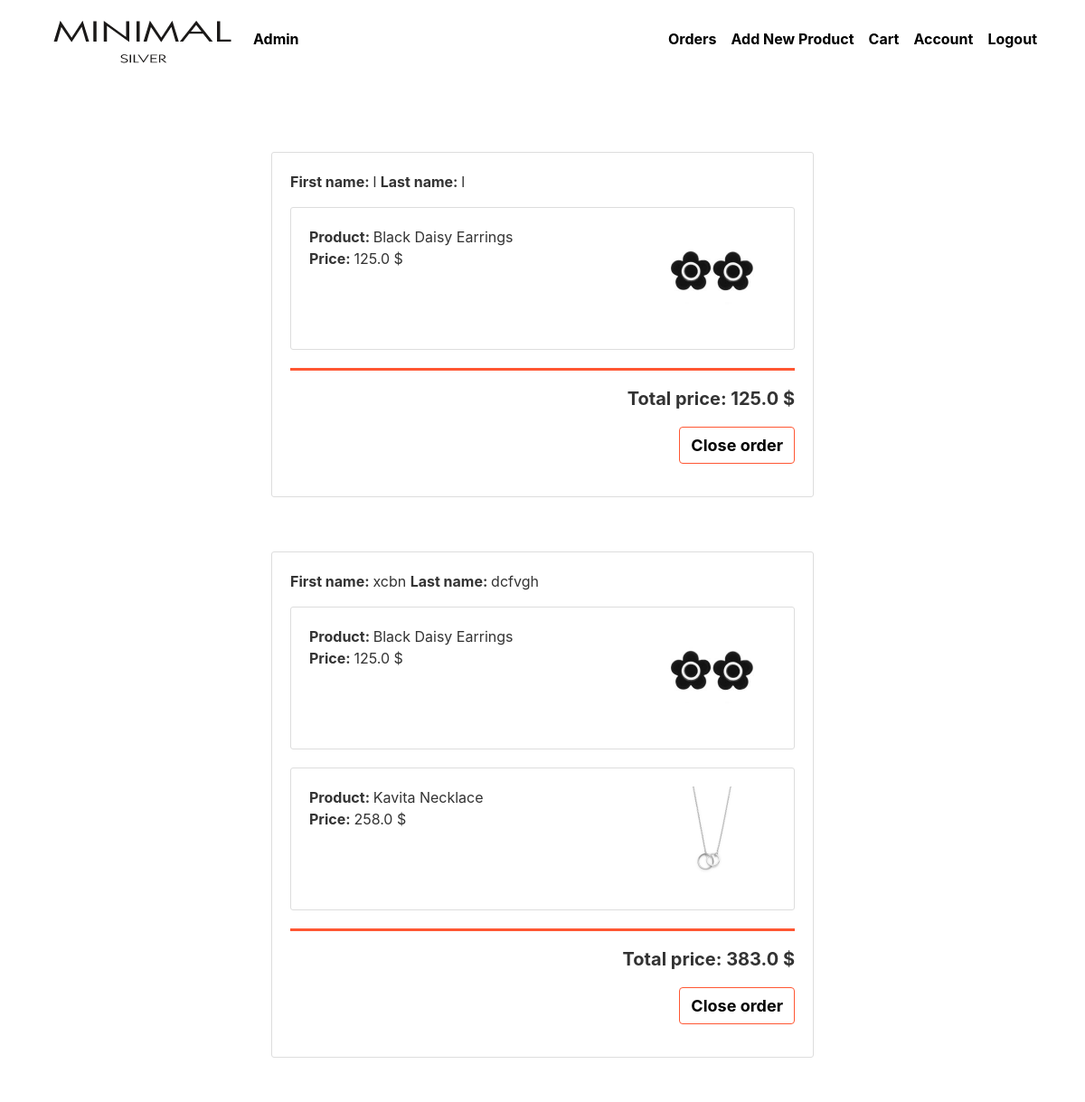
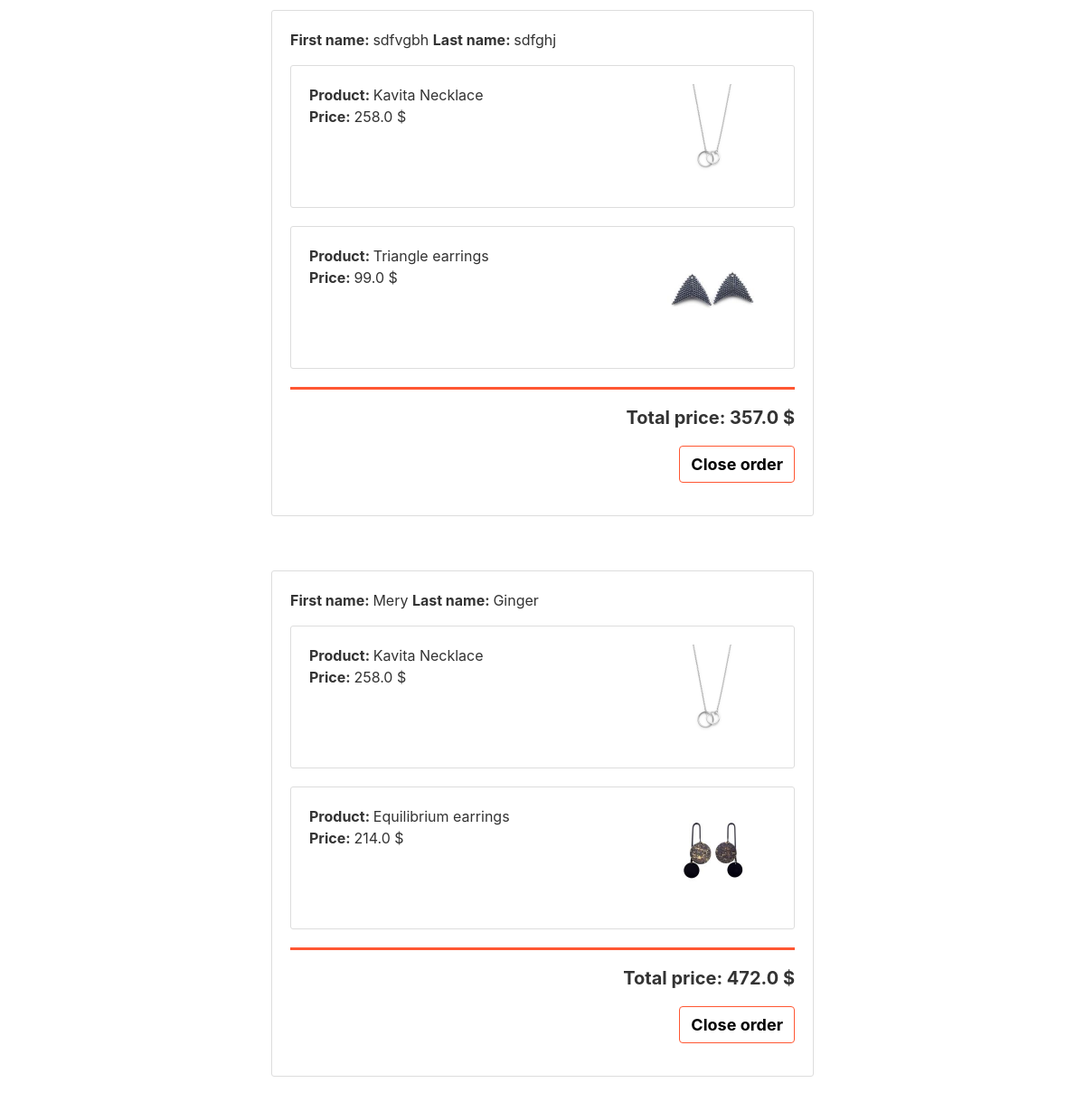
Page /orders (signed in) on the committed database (2 pictures, top to bottom).
### shop/models.py (models this page shows, shortened)
class Order(db.Model):
    id = db.Column(db.Integer, primary_key=True)
    cart_id = db.Column(db.Integer, db.ForeignKey('cart.id'),
        nullable=False)
    cart = db.relationship('Cart', backref='cart', lazy=True, uselist=False)
    first_name = db.Column(db.String(100), nullable=False)
    last_name = db.Column(db.String(100), nullable=False)
    shipping_address = db.Column(db.String(100), nullable=False)
    closed = db.Column(db.Boolean, default=False)

class Product(db.Model):
	id = db.Column(db.Integer, primary_key=True)
	p_name = db.Column(db.String(100), nullable=False)
	description = db.Column(db.UnicodeText, nullable=False)
	image = db.Column(db.String(20), nullable=False, default='default.jpg')
	price = db.Column(db.Float, nullable=False)

### shop/routes.py (the view, shortened to what this page needs)
@app.route("/orders", methods=['GET', 'POST'])
@admin_login_required
def orders():
    orders = Order.query.filter_by(closed=False).all()
    return render_template('orders_admin.html', orders=orders)

### shop/models.py (called while the page is built)
@login_manager.user_loader
def load_user(user_id):
	return User.query.get(int(user_id))

	def is_admin(self):
		return self.admin

    @property
    def total_price(self):
        return sum([i.price for i in self.products])

### shop/routes.py (called while the page is built)
def admin_login_required(func):
    @wraps(func)
    def decorated_view(*args, **kwargs):
        if not current_user.is_admin():
            return abort(403)
        return func(*args, **kwargs)
    return decorated_view

### shop/templates/orders_admin.html
    {% extends "layout.html" %}
    {% block content %}
        {% for order in orders %}
            <article class="media menu-container forms-border-style">
                <div class="media-body content-section">
                    <p class="article-content"> <b>First name:  </b>{{ order.first_name }}  <b>Last name:  </b>{{ order.last_name }} </p>
                {% for product in order.cart.products %}
                    <article class="media content-section">
                        <div class="media-body">
                            <p class="article-content"><b>Product:  </b> {{ product.p_name }}
                                <b>Price:  </b> {{ product.price }} $
                            </p>
                        </div>
                         <img class="account-img" src="{{ url_for('static', filename='images/'+ product.image)}}">
                    </article>
                {% endfor %}
                <form method="POST" action="/orders">
                    <p>
                        <p class="top-line pt-3" style="font-weight: 700; font-size: 20px; text-align: right;">Total price: {{ order.cart.total_price }} $</p>
                        <p style="text-align: right">
                            <button class="btn but" value="{{ order.id }}" name="order_id" type="submit">Close order</button>
                        </p>
                    </p>
                </form>
                </div>
            </article>
        {% endfor %}
    {% endblock content %}

### shop/static/main.css (style rules this page uses)
body { background: #ffffff; color: #333333; margin-top: 8rem; }
.content-section { background: #ffffff; padding: 20px 20px; border: 1px solid #dddddd; border-radius: 3px; margin-bottom: 20px; }
.menu-container { display: flex; justify-content: center; padding: 20px 0; }
.article-content { white-space: pre-line; text-align: justify }
.account-img { height: 100px; width: 100px; margin-left: 20px; margin-right: 20px; margin-bottom: 16px; }
.but { background-color: #ffffff; border-color: #ff5733; font-size: 18px; font-weight: 700; }
.forms-border-style { width: 600px; }
.top-line { border-top: 3px solid #ff5733; }

### rows in the picture
Order: first_name "l", last_name "l", cart.total_price "125.0", {{ order.id }} 25 (drawn)
Product: p_name "Black Daisy Earrings", price "125.0", image (picture)
Order: first_name "xcbn", last_name "dcfvgh", cart.total_price "383.0", {{ order.id }} 26 (drawn)
Product: p_name "Kavita Necklace", price "258.0", image (picture)
Order: first_name "sdfvgbh", last_name "sdfghj", cart.total_price "357.0", {{ order.id }} 27 (drawn)
Product: p_name "Triangle earrings", price "99.0", image (picture)
Order: first_name "Mery", last_name "Ginger", cart.total_price "472.0", {{ order.id }} 28 (drawn)
Product: p_name "Equilibrium earrings", price "214.0", image (picture)
